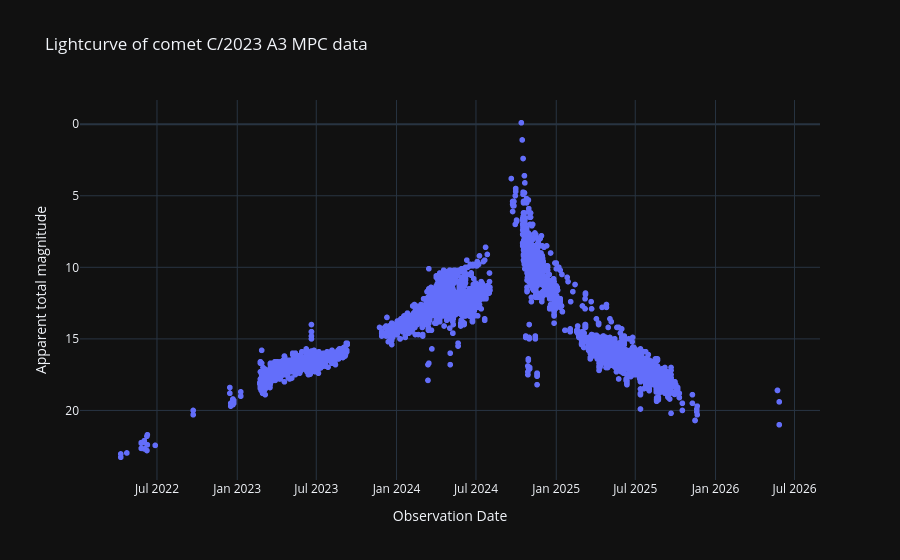

The notebook cell saved with this chart:
### Code cell
# Curva de luz cruda.
labels = {'obs_date':'Observation Date','magnitude':'Apparent total magnitude', 'obs_method_key' : 'Observation Method'}
fig = px.scatter(curva_de_luz_cruda_df, x='obs_date', y='magnitude', template= 'plotly_dark', labels= labels, title= f'Lightcurve of comet {nombre_cometa} MPC data')
fig.update_yaxes(autorange="reversed")
fig.show()

### Figure 1 — Plotly figure (JSON) as saved in the notebook; plotly's stock layout.template omitted (floating-point values rounded to 4 significant figures; data arrays with more than 128 entries replaced by an {"elided": "..."} marker saying what was removed)
{"data": [{"hovertemplate": "Observation Date=%{x}<br>Apparent total magnitude=%{y}<extra></extra>", "legendgroup": "", "marker": {"color": "#636efa", "symbol": "circle"}, "mode": "markers", "name": "", "showlegend": false, "type": "scattergl", "x": {"elided": "9465 str values"}, "xaxis": "x", "y": {"elided": "9465 float values"}, "yaxis": "y"}], "layout": {"legend": {"tracegroupgap": 0}, "title": {"text": "Lightcurve of comet C/2023 A3 MPC data"}, "xaxis": {"anchor": "y", "domain": [0, 1], "title": {"text": "Observation Date"}}, "yaxis": {"anchor": "x", "autorange": "reversed", "domain": [0, 1], "title": {"text": "Apparent total magnitude"}}}}
